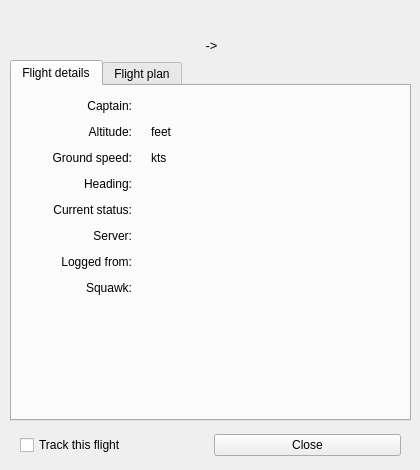
<?xml version="1.0" encoding="UTF-8"?>
<ui version="4.0">
 <class>FlightDetailsWindow</class>
 <widget class="QWidget" name="FlightDetailsWindow">
  <property name="windowModality">
   <enum>Qt::ApplicationModal</enum>
  </property>
  <property name="geometry">
   <rect>
    <x>0</x>
    <y>0</y>
    <width>420</width>
    <height>470</height>
   </rect>
  </property>
  <property name="sizePolicy">
   <sizepolicy hsizetype="Fixed" vsizetype="Fixed">
    <horstretch>0</horstretch>
    <verstretch>0</verstretch>
   </sizepolicy>
  </property>
  <property name="minimumSize">
   <size>
    <width>420</width>
    <height>470</height>
   </size>
  </property>
  <property name="maximumSize">
   <size>
    <width>420</width>
    <height>470</height>
   </size>
  </property>
  <property name="windowTitle">
   <string>Flight details</string>
  </property>
  <property name="windowIcon">
   <iconset resource="imgs.qrc">
    <normaloff>:/mainIcon/icon.png</normaloff>:/mainIcon/icon.png</iconset>
  </property>
  <widget class="QTabWidget" name="InfoTab">
   <property name="geometry">
    <rect>
     <x>10</x>
     <y>60</y>
     <width>401</width>
     <height>361</height>
    </rect>
   </property>
   <property name="currentIndex">
    <number>0</number>
   </property>
   <property name="elideMode">
    <enum>Qt::ElideMiddle</enum>
   </property>
   <widget class="QWidget" name="FlightDetailsTab">
    <attribute name="title">
     <string>Flight details</string>
    </attribute>
    <widget class="QWidget" name="layoutWidget">
     <property name="geometry">
      <rect>
       <x>10</x>
       <y>10</y>
       <width>409</width>
       <height>201</height>
      </rect>
     </property>
     <layout class="QGridLayout" name="gridLayout" columnstretch="0,0,0">
      <property name="leftMargin">
       <number>20</number>
      </property>
      <property name="rightMargin">
       <number>60</number>
      </property>
      <item row="2" column="0">
       <widget class="QLabel" name="GroundSpeedLabelDesc">
        <property name="text">
         <string>Ground speed:</string>
        </property>
        <property name="alignment">
         <set>Qt::AlignRight|Qt::AlignTrailing|Qt::AlignVCenter</set>
        </property>
       </widget>
      </item>
      <item row="0" column="2">
       <widget class="QLabel" name="PilotLabel">
        <property name="minimumSize">
         <size>
          <width>220</width>
          <height>0</height>
         </size>
        </property>
        <property name="maximumSize">
         <size>
          <width>220</width>
          <height>16777215</height>
         </size>
        </property>
        <property name="text">
         <string/>
        </property>
       </widget>
      </item>
      <item row="1" column="2">
       <widget class="QLabel" name="AltitudeLabel">
        <property name="text">
         <string>feet</string>
        </property>
       </widget>
      </item>
      <item row="6" column="0">
       <widget class="QLabel" name="TimeOnlineLabelDesc">
        <property name="text">
         <string>Logged from:</string>
        </property>
        <property name="alignment">
         <set>Qt::AlignRight|Qt::AlignTrailing|Qt::AlignVCenter</set>
        </property>
       </widget>
      </item>
      <item row="6" column="1">
       <spacer name="horizontalSpacer_6">
        <property name="orientation">
         <enum>Qt::Horizontal</enum>
        </property>
        <property name="sizeType">
         <enum>QSizePolicy::Fixed</enum>
        </property>
        <property name="sizeHint" stdset="0">
         <size>
          <width>13</width>
          <height>20</height>
         </size>
        </property>
       </spacer>
      </item>
      <item row="2" column="2">
       <widget class="QLabel" name="GroundSpeedLabel">
        <property name="text">
         <string>kts</string>
        </property>
       </widget>
      </item>
      <item row="1" column="0">
       <widget class="QLabel" name="AltitudeLabelDesc">
        <property name="text">
         <string>Altitude:</string>
        </property>
        <property name="alignment">
         <set>Qt::AlignRight|Qt::AlignTrailing|Qt::AlignVCenter</set>
        </property>
       </widget>
      </item>
      <item row="5" column="2">
       <widget class="QLabel" name="ServerLabel">
        <property name="text">
         <string/>
        </property>
       </widget>
      </item>
      <item row="6" column="2">
       <widget class="QLabel" name="TimeOnlineLabel">
        <property name="text">
         <string/>
        </property>
       </widget>
      </item>
      <item row="3" column="2">
       <widget class="QLabel" name="HeadingLabel">
        <property name="text">
         <string/>
        </property>
       </widget>
      </item>
      <item row="4" column="2">
       <widget class="QLabel" name="CurrentStatusLabel">
        <property name="text">
         <string/>
        </property>
       </widget>
      </item>
      <item row="3" column="1">
       <spacer name="horizontalSpacer_4">
        <property name="orientation">
         <enum>Qt::Horizontal</enum>
        </property>
        <property name="sizeType">
         <enum>QSizePolicy::Fixed</enum>
        </property>
        <property name="sizeHint" stdset="0">
         <size>
          <width>13</width>
          <height>20</height>
         </size>
        </property>
       </spacer>
      </item>
      <item row="3" column="0">
       <widget class="QLabel" name="HeadingLabelDesc">
        <property name="text">
         <string>Heading:</string>
        </property>
        <property name="alignment">
         <set>Qt::AlignRight|Qt::AlignTrailing|Qt::AlignVCenter</set>
        </property>
       </widget>
      </item>
      <item row="5" column="1">
       <spacer name="horizontalSpacer_5">
        <property name="orientation">
         <enum>Qt::Horizontal</enum>
        </property>
        <property name="sizeType">
         <enum>QSizePolicy::Fixed</enum>
        </property>
        <property name="sizeHint" stdset="0">
         <size>
          <width>13</width>
          <height>20</height>
         </size>
        </property>
       </spacer>
      </item>
      <item row="2" column="1">
       <spacer name="horizontalSpacer_3">
        <property name="orientation">
         <enum>Qt::Horizontal</enum>
        </property>
        <property name="sizeType">
         <enum>QSizePolicy::Fixed</enum>
        </property>
        <property name="sizeHint" stdset="0">
         <size>
          <width>13</width>
          <height>20</height>
         </size>
        </property>
       </spacer>
      </item>
      <item row="5" column="0">
       <widget class="QLabel" name="ServerLabelDesc">
        <property name="text">
         <string>Server:</string>
        </property>
        <property name="alignment">
         <set>Qt::AlignRight|Qt::AlignTrailing|Qt::AlignVCenter</set>
        </property>
       </widget>
      </item>
      <item row="4" column="1">
       <spacer name="horizontalSpacer_7">
        <property name="orientation">
         <enum>Qt::Horizontal</enum>
        </property>
        <property name="sizeType">
         <enum>QSizePolicy::Fixed</enum>
        </property>
        <property name="sizeHint" stdset="0">
         <size>
          <width>13</width>
          <height>20</height>
         </size>
        </property>
       </spacer>
      </item>
      <item row="4" column="0">
       <widget class="QLabel" name="CurrentStatusLabelDesc">
        <property name="text">
         <string>Current status:</string>
        </property>
        <property name="alignment">
         <set>Qt::AlignRight|Qt::AlignTrailing|Qt::AlignVCenter</set>
        </property>
       </widget>
      </item>
      <item row="1" column="1">
       <spacer name="horizontalSpacer_2">
        <property name="orientation">
         <enum>Qt::Horizontal</enum>
        </property>
        <property name="sizeType">
         <enum>QSizePolicy::Fixed</enum>
        </property>
        <property name="sizeHint" stdset="0">
         <size>
          <width>13</width>
          <height>20</height>
         </size>
        </property>
       </spacer>
      </item>
      <item row="0" column="0">
       <widget class="QLabel" name="PilotLabelDesc">
        <property name="text">
         <string>Captain:</string>
        </property>
        <property name="alignment">
         <set>Qt::AlignRight|Qt::AlignTrailing|Qt::AlignVCenter</set>
        </property>
       </widget>
      </item>
      <item row="0" column="1">
       <spacer name="horizontalSpacer">
        <property name="orientation">
         <enum>Qt::Horizontal</enum>
        </property>
        <property name="sizeType">
         <enum>QSizePolicy::Fixed</enum>
        </property>
        <property name="sizeHint" stdset="0">
         <size>
          <width>13</width>
          <height>20</height>
         </size>
        </property>
       </spacer>
      </item>
      <item row="7" column="0">
       <widget class="QLabel" name="SquawkLabelDesc">
        <property name="text">
         <string>Squawk:</string>
        </property>
        <property name="alignment">
         <set>Qt::AlignRight|Qt::AlignTrailing|Qt::AlignVCenter</set>
        </property>
       </widget>
      </item>
      <item row="7" column="2">
       <widget class="QLabel" name="SquawkLabel">
        <property name="text">
         <string/>
        </property>
       </widget>
      </item>
     </layout>
    </widget>
   </widget>
   <widget class="QWidget" name="FlightPlanTab">
    <attribute name="title">
     <string>Flight plan</string>
    </attribute>
    <widget class="QWidget" name="layoutWidget2">
     <property name="geometry">
      <rect>
       <x>10</x>
       <y>10</y>
       <width>423</width>
       <height>151</height>
      </rect>
     </property>
     <layout class="QGridLayout" name="gridLayout_3" columnstretch="0,0,0">
      <property name="leftMargin">
       <number>10</number>
      </property>
      <property name="rightMargin">
       <number>60</number>
      </property>
      <item row="0" column="1">
       <spacer name="horizontalSpacer_15">
        <property name="orientation">
         <enum>Qt::Horizontal</enum>
        </property>
        <property name="sizeType">
         <enum>QSizePolicy::Fixed</enum>
        </property>
        <property name="sizeHint" stdset="0">
         <size>
          <width>13</width>
          <height>20</height>
         </size>
        </property>
       </spacer>
      </item>
      <item row="4" column="2">
       <widget class="QLabel" name="TrueAirSpeedLabel">
        <property name="text">
         <string>kts</string>
        </property>
       </widget>
      </item>
      <item row="1" column="2">
       <widget class="QLabel" name="OriginLabel">
        <property name="text">
         <string/>
        </property>
       </widget>
      </item>
      <item row="4" column="0">
       <widget class="QLabel" name="TrueAirSpeedLabelDesc">
        <property name="text">
         <string>TAS:</string>
        </property>
        <property name="alignment">
         <set>Qt::AlignRight|Qt::AlignTrailing|Qt::AlignVCenter</set>
        </property>
       </widget>
      </item>
      <item row="1" column="1">
       <spacer name="horizontalSpacer_16">
        <property name="orientation">
         <enum>Qt::Horizontal</enum>
        </property>
        <property name="sizeType">
         <enum>QSizePolicy::Fixed</enum>
        </property>
        <property name="sizeHint" stdset="0">
         <size>
          <width>13</width>
          <height>20</height>
         </size>
        </property>
       </spacer>
      </item>
      <item row="1" column="0">
       <widget class="QLabel" name="OriginLabelDesc">
        <property name="text">
         <string>Origin:</string>
        </property>
        <property name="alignment">
         <set>Qt::AlignRight|Qt::AlignTrailing|Qt::AlignVCenter</set>
        </property>
       </widget>
      </item>
      <item row="2" column="1">
       <spacer name="horizontalSpacer_17">
        <property name="orientation">
         <enum>Qt::Horizontal</enum>
        </property>
        <property name="sizeType">
         <enum>QSizePolicy::Fixed</enum>
        </property>
        <property name="sizeHint" stdset="0">
         <size>
          <width>13</width>
          <height>20</height>
         </size>
        </property>
       </spacer>
      </item>
      <item row="3" column="2">
       <widget class="QLabel" name="AircraftLabel">
        <property name="text">
         <string/>
        </property>
       </widget>
      </item>
      <item row="3" column="0">
       <widget class="QLabel" name="AircraftLabelDesc">
        <property name="text">
         <string>Aircraft:</string>
        </property>
        <property name="alignment">
         <set>Qt::AlignRight|Qt::AlignTrailing|Qt::AlignVCenter</set>
        </property>
       </widget>
      </item>
      <item row="3" column="1">
       <spacer name="horizontalSpacer_18">
        <property name="orientation">
         <enum>Qt::Horizontal</enum>
        </property>
        <property name="sizeType">
         <enum>QSizePolicy::Fixed</enum>
        </property>
        <property name="sizeHint" stdset="0">
         <size>
          <width>13</width>
          <height>20</height>
         </size>
        </property>
       </spacer>
      </item>
      <item row="5" column="1">
       <spacer name="horizontalSpacer_20">
        <property name="orientation">
         <enum>Qt::Horizontal</enum>
        </property>
        <property name="sizeType">
         <enum>QSizePolicy::Fixed</enum>
        </property>
        <property name="sizeHint" stdset="0">
         <size>
          <width>13</width>
          <height>20</height>
         </size>
        </property>
       </spacer>
      </item>
      <item row="5" column="0">
       <widget class="QLabel" name="CruiseAltitudeLabelDesc">
        <property name="text">
         <string>Cruise altitude:</string>
        </property>
        <property name="alignment">
         <set>Qt::AlignRight|Qt::AlignTrailing|Qt::AlignVCenter</set>
        </property>
       </widget>
      </item>
      <item row="0" column="2">
       <widget class="QLabel" name="FlightRulesLabel">
        <property name="minimumSize">
         <size>
          <width>240</width>
          <height>0</height>
         </size>
        </property>
        <property name="maximumSize">
         <size>
          <width>240</width>
          <height>16777215</height>
         </size>
        </property>
        <property name="text">
         <string/>
        </property>
       </widget>
      </item>
      <item row="0" column="0">
       <widget class="QLabel" name="FlightRulesLabelDesc">
        <property name="text">
         <string>Flight rules:</string>
        </property>
        <property name="alignment">
         <set>Qt::AlignRight|Qt::AlignTrailing|Qt::AlignVCenter</set>
        </property>
       </widget>
      </item>
      <item row="5" column="2">
       <widget class="QLabel" name="CruiseAltitude">
        <property name="text">
         <string/>
        </property>
        <property name="alignment">
         <set>Qt::AlignLeading|Qt::AlignLeft|Qt::AlignVCenter</set>
        </property>
       </widget>
      </item>
      <item row="2" column="0">
       <widget class="QLabel" name="ArrivalLabelDesc">
        <property name="text">
         <string>Arrival:</string>
        </property>
        <property name="alignment">
         <set>Qt::AlignRight|Qt::AlignTrailing|Qt::AlignVCenter</set>
        </property>
       </widget>
      </item>
      <item row="4" column="1">
       <spacer name="horizontalSpacer_19">
        <property name="orientation">
         <enum>Qt::Horizontal</enum>
        </property>
        <property name="sizeType">
         <enum>QSizePolicy::Fixed</enum>
        </property>
        <property name="sizeHint" stdset="0">
         <size>
          <width>13</width>
          <height>20</height>
         </size>
        </property>
       </spacer>
      </item>
      <item row="2" column="2">
       <widget class="QLabel" name="ArrivalLabel">
        <property name="text">
         <string/>
        </property>
       </widget>
      </item>
     </layout>
    </widget>
    <widget class="QWidget" name="layoutWidget3">
     <property name="geometry">
      <rect>
       <x>10</x>
       <y>161</y>
       <width>371</width>
       <height>151</height>
      </rect>
     </property>
     <layout class="QGridLayout" name="gridLayout_2">
      <property name="leftMargin">
       <number>45</number>
      </property>
      <property name="rightMargin">
       <number>0</number>
      </property>
      <item row="0" column="0">
       <widget class="QLabel" name="label">
        <property name="text">
         <string>Route:</string>
        </property>
        <property name="alignment">
         <set>Qt::AlignRight|Qt::AlignTop|Qt::AlignTrailing</set>
        </property>
       </widget>
      </item>
      <item row="1" column="0">
       <widget class="QLabel" name="label_2">
        <property name="text">
         <string>Remarks:</string>
        </property>
        <property name="alignment">
         <set>Qt::AlignRight|Qt::AlignTop|Qt::AlignTrailing</set>
        </property>
       </widget>
      </item>
      <item row="1" column="1">
       <spacer name="horizontalSpacer_9">
        <property name="orientation">
         <enum>Qt::Horizontal</enum>
        </property>
        <property name="sizeType">
         <enum>QSizePolicy::Fixed</enum>
        </property>
        <property name="sizeHint" stdset="0">
         <size>
          <width>13</width>
          <height>20</height>
         </size>
        </property>
       </spacer>
      </item>
      <item row="0" column="2" alignment="Qt::AlignTop">
       <widget class="QPlainTextEdit" name="RouteField">
        <property name="sizePolicy">
         <sizepolicy hsizetype="Fixed" vsizetype="Fixed">
          <horstretch>0</horstretch>
          <verstretch>0</verstretch>
         </sizepolicy>
        </property>
        <property name="minimumSize">
         <size>
          <width>240</width>
          <height>80</height>
         </size>
        </property>
        <property name="maximumSize">
         <size>
          <width>240</width>
          <height>80</height>
         </size>
        </property>
        <property name="verticalScrollBarPolicy">
         <enum>Qt::ScrollBarAsNeeded</enum>
        </property>
        <property name="horizontalScrollBarPolicy">
         <enum>Qt::ScrollBarAlwaysOff</enum>
        </property>
        <property name="readOnly">
         <bool>true</bool>
        </property>
        <property name="textInteractionFlags">
         <set>Qt::TextSelectableByKeyboard|Qt::TextSelectableByMouse</set>
        </property>
       </widget>
      </item>
      <item row="0" column="1">
       <spacer name="horizontalSpacer_8">
        <property name="orientation">
         <enum>Qt::Horizontal</enum>
        </property>
        <property name="sizeType">
         <enum>QSizePolicy::Fixed</enum>
        </property>
        <property name="sizeHint" stdset="0">
         <size>
          <width>13</width>
          <height>20</height>
         </size>
        </property>
       </spacer>
      </item>
      <item row="1" column="2">
       <widget class="QPlainTextEdit" name="RemarksField">
        <property name="minimumSize">
         <size>
          <width>240</width>
          <height>50</height>
         </size>
        </property>
        <property name="maximumSize">
         <size>
          <width>240</width>
          <height>50</height>
         </size>
        </property>
        <property name="horizontalScrollBarPolicy">
         <enum>Qt::ScrollBarAlwaysOff</enum>
        </property>
        <property name="readOnly">
         <bool>true</bool>
        </property>
        <property name="textInteractionFlags">
         <set>Qt::TextSelectableByKeyboard|Qt::TextSelectableByMouse</set>
        </property>
       </widget>
      </item>
     </layout>
    </widget>
   </widget>
  </widget>
  <widget class="QWidget" name="layoutWidget4">
   <property name="geometry">
    <rect>
     <x>6</x>
     <y>5</y>
     <width>411</width>
     <height>51</height>
    </rect>
   </property>
   <layout class="QVBoxLayout" name="verticalLayout">
    <item>
     <widget class="QLabel" name="CallsignLabel">
      <property name="font">
       <font>
        <pointsize>14</pointsize>
       </font>
      </property>
      <property name="text">
       <string/>
      </property>
      <property name="alignment">
       <set>Qt::AlignCenter</set>
      </property>
     </widget>
    </item>
    <item>
     <widget class="QLabel" name="RouteLabel">
      <property name="font">
       <font>
        <pointsize>10</pointsize>
       </font>
      </property>
      <property name="text">
       <string>-&gt;</string>
      </property>
      <property name="alignment">
       <set>Qt::AlignCenter</set>
      </property>
     </widget>
    </item>
   </layout>
  </widget>
  <widget class="QWidget" name="layoutWidget5">
   <property name="geometry">
    <rect>
     <x>20</x>
     <y>430</y>
     <width>381</width>
     <height>31</height>
    </rect>
   </property>
   <layout class="QHBoxLayout" name="horizontalLayout">
    <item>
     <widget class="QCheckBox" name="TrackFlightBox">
      <property name="text">
       <string>Track this flight</string>
      </property>
     </widget>
    </item>
    <item>
     <widget class="QPushButton" name="CloseButton">
      <property name="text">
       <string>Close</string>
      </property>
     </widget>
    </item>
   </layout>
  </widget>
 </widget>
 <resources>
  <include location="imgs.qrc"/>
 </resources>
 <connections>
  <connection>
   <sender>CloseButton</sender>
   <signal>clicked()</signal>
   <receiver>FlightDetailsWindow</receiver>
   <slot>hide()</slot>
   <hints>
    <hint type="sourcelabel">
     <x>306</x>
     <y>444</y>
    </hint>
    <hint type="destinationlabel">
     <x>209</x>
     <y>234</y>
    </hint>
   </hints>
  </connection>
 </connections>
</ui>
